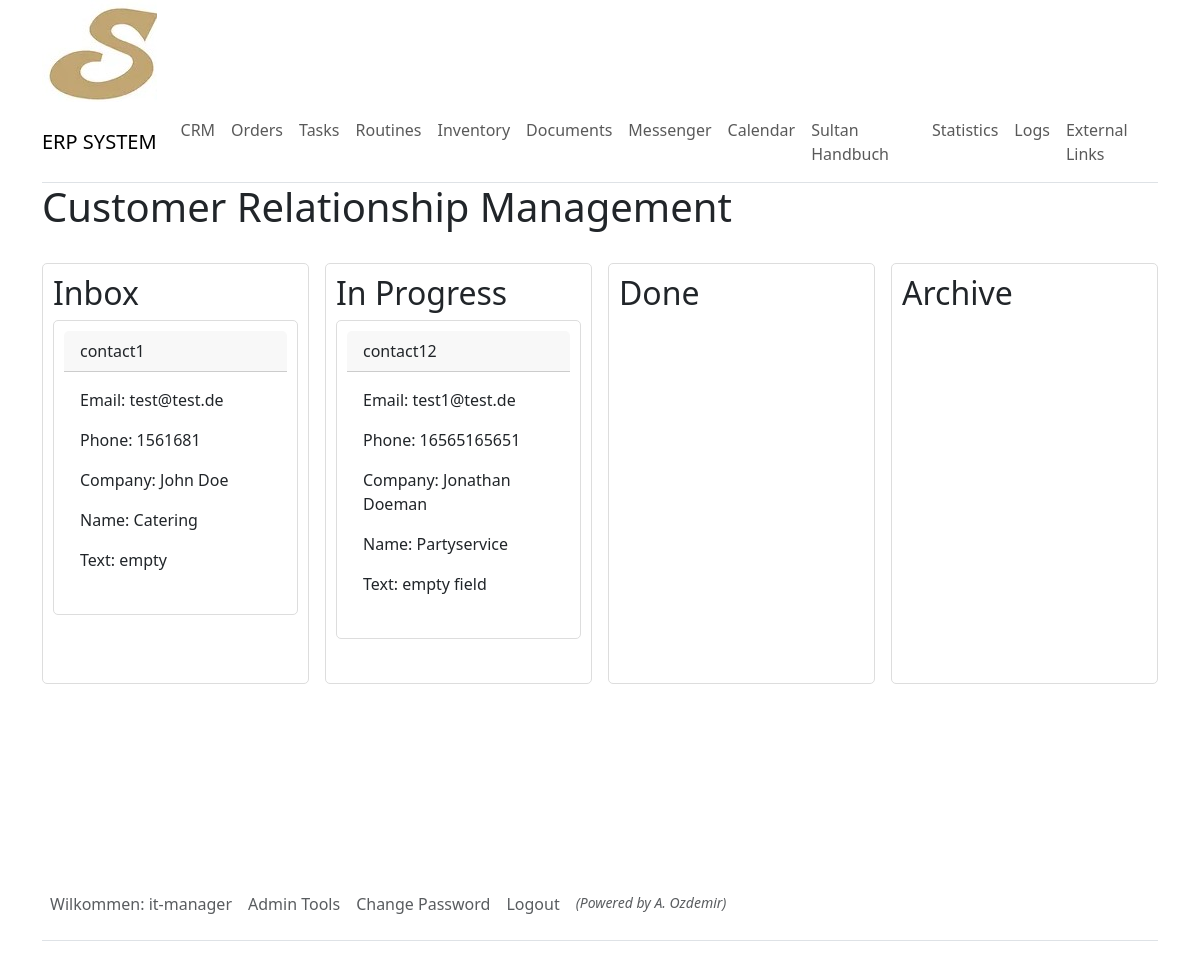
Screenshot of /crm/ (signed in) with the database file from the repository.
### sultanerp/models.py (models this page shows, shortened)
class DynamicText(models.Model):
    title = models.CharField(max_length=255)
    text = models.TextField()

class WebhookData(models.Model):
    id = models.AutoField(primary_key=True)
    email = models.EmailField()
    phone = models.CharField(max_length=20)
    field1 = models.CharField(max_length=255)
    field2 = models.CharField(max_length=255)
    field3 = models.CharField(max_length=255)
    field4 = models.CharField(max_length=255, default='')
    form_name = models.CharField(max_length=25)
    status = models.CharField(max_length=100, default="Inbox")

class User(AbstractUser):
    first_name = models.CharField(max_length=255)
    last_name = models.CharField(max_length=255)
    personal_nr = models.IntegerField(null=True, blank=True)
    is_active = models.BooleanField(default=True)
    branch = models.ForeignKey(
        Store, on_delete=models.CASCADE, related_name="users", null=True, blank=True)
    user_level = models.ForeignKey(
        Roles, on_delete=models.CASCADE, related_name="users", null=True, blank=True)

### sultanerp/views.py (the view)
# urls.py: path('crm/', views.crm_view, name='crm_view'),
@csrf_exempt
@login_required
def crm_view(request):
    inbox_items = WebhookData.objects.filter(status="Inbox")
    in_progress_items = WebhookData.objects.filter(status="In Progress")
    done_items = WebhookData.objects.filter(status="Done")
    archive_items = WebhookData.objects.filter(status="Archive")
    context = {
        "inbox_items": inbox_items,
        "in_progress_items": in_progress_items,
        "done_items": done_items,
        "archive_items": archive_items,
    }
    return render(request, "crm/crm.html", context)

### sultanerp/utilities/context_processors.py (called while the page is built)
def dynamic_text_processor(request):
    dynamic_texts_objects = DynamicText.objects.all()
    dynamic_texts_dict = {dt.title: dt for dt in dynamic_texts_objects}
    return {'dynamic_texts': dynamic_texts_dict}

### sultanerp/templates/crm/crm.html (shortened to what this page needs)
{% extends "crm/_cardbase.html" %}
{% block content %}
{% include "navbar.html" %}
<h1>Customer Relationship Management</h1>
<br>
<div class="kanban-board">
    <div class="kanban-column" data-status="Inbox">
        <h2>Inbox</h2>
        {% include "crm/crm_cardset.html" with notices=inbox_items %}
    </div>
    <div class="kanban-column" data-status="In Progress">
        <h2>In Progress</h2>
        {% include "crm/crm_cardset.html" with notices=in_progress_items %}
    </div>
    <div class="kanban-column" data-status="Done">
        <h2>Done</h2>
    </div>
    <div class="kanban-column" data-status="Archive">
        <h2>Archive</h2>
    </div>
</div>
{% endblock %}

### sultanerp/templates/navbar.html (shortened to what this page needs)
<nav class="navbar navbar-expand-lg navbar-light bg-white border-bottom py-2">
  <a class="navbar-brand font-weight-bold" href="{% url 'dashboard' %}">ERP SYSTEM</a>
  <div class="collapse navbar-collapse" id="navbarNav">
    <ul class="navbar-nav">
      <li class="nav-item active">
        <a class="nav-link" href="{% url 'crm_view' %}">CRM</a>
      </li>
      <li class="nav-item">
        <a class="nav-link" href="{% url 'orders_view' %}">{{dynamic_texts.orders.text}}</a>
      </li>
      <li class="nav-item">
        <a class="nav-link" href="{% url 'task_list' %}">{{dynamic_texts.tasks.text}}</a>
      </li>
      <li class="nav-item">
        <a class="nav-link" href="{% url 'routine_list' %}">{{dynamic_texts.routines.text}}</a>
      </li>
      <li class="nav-item">
        <a class="nav-link" href="{% url 'inventory' %}">{{dynamic_texts.inventory.text}}</a>
      </li>
      <li class="nav-item">
        <a class="nav-link" href="{% url 'documents' %}">{{dynamic_texts.documents.text}}</a>
      </li>
      <li class="nav-item">
        <a class="nav-link" href="{% url 'messenger' %}">{{dynamic_texts.messenger.text}}</a>
      </li>
      <li class="nav-item">
        <a class="nav-link" href="{% url 'calendar' %}">{{dynamic_texts.calendar.text}}</a>
      </li>
      <li class="nav-item border-right">
        <a class="nav-link" href="{% url 'wiki_index' %}">{{dynamic_texts.handbook.text}}</a>
      </li>
      {% if user.is_staff %}
      <li class="nav-item">
        <a class="nav-link" href="{% url 'statistics' %}">{{dynamic_texts.statistics.text}}</a>
      </li>
      <li class="nav-item">
        <a class="nav-link" href="{% url 'logs' %}">{{dynamic_texts.logs.text}}</a>
      </li>
      {% endif %}
      {% if user.user_level.hierarchy < 5 %}
      <li class="nav-item">
        <a class="nav-link" href="{% url 'external_links' %}">{{dynamic_texts.external_links.text}}</a>
      </li>
      {% endif %}
    </ul>
  </div>
</nav>

### sultanerp/templates/crm/crm_cardset.html (shortened to what this page needs)
{% for notice in notices %}
    <div class="card draggable" data-id="{{ notice.id }}"
    style="border: 1px solid #ddd;
      border-radius: 5px;
      padding: 10px;
      margin-bottom: 10px;
      cursor: pointer;">
        <div class="card-header">
            {{ notice.form_name }}{{ notice.id }}
        </div>
        <div class="card-body">
            <p>Email: {{ notice.email }}</p>
            <p>Phone: {{ notice.phone }}</p>
            <p>Company: {{ notice.field1 }}</p>
            <p>Name: {{ notice.field3 }}</p>
            <p>Text: {{ notice.field4 }}</p>
        </div>
    </div>
    <br>
    {% endfor %}

### sultanerp/templates/_footer.html
{% if user.is_authenticated %}
<div class="container">
    <div style="min-height: 10em;"></div>
    <footer class="py-3 my-4">
        <ul class="nav border-bottom pb-3 mb-3">
            {% if user.is_authenticated %}
                <li class="nav-item">
                    <a class="nav-link px-2 text-muted">{{dynamic_texts.welcome.text}}: {{user.username}}</a>
                </li>
        {% if user.user_level.role == 'admin' %}
                <li class="nav-item">
                    <a class="nav-link px-2 text-muted" href="{% url 'admin_tools' %}">Admin Tools</a>
                </li>
        {% endif %}
                <li class="nav-item">
                    <a class="nav-link px-2 text-muted" href="{% url 'password_change' %}">Change Password</a>
                </li>
                <li class="nav-item">
                    <a class="nav-link px-2 text-muted" href="{% url 'logout' %}">Logout</a>
                </li>
                <li>
                    <a class="nav-link px-2 text-muted" style="font-style: italic;"><small>(Powered by A. Ozdemir)</small</a>
                </li>
            {% else %}
                <li class="nav-item">
                    <a class="nav-link px-2 text-muted" href="{% url 'tools' %}">Login</a>
                </li>
            {% endif %}
        </ul>
    </footer>
</div>
{% endif%}

### sultanerp/templates/crm/_cardbase.html (style rules this page uses)
.kanban-board { display: flex; gap: 16px; }
.kanban-column { width: 25%; border: 1px solid #ddd; border-radius: 5px; padding: 10px; }

### rows the page displays
DynamicText: orders.text "Orders"
DynamicText: tasks.text "Tasks"
DynamicText: routines.text "Routines"
DynamicText: inventory.text "Inventory"
DynamicText: documents.text "Documents"
DynamicText: messenger.text "Messenger"
DynamicText: calendar.text "Calendar"
DynamicText: handbook.text "Sultan Handbuch"
DynamicText: statistics.text "Statistics"
DynamicText: logs.text "Logs"
DynamicText: external_links.text "External Links"
WebhookData: form_name "contact", id "1", email "test@test.de", phone "1561681", field1 "John Doe", field3 "Catering", field4 "empty"
WebhookData: form_name "contact1", id "2", email "test1@test.de", phone "16565165651", field1 "Jonathan Doeman", field3 "Partyservice", field4 "empty field"
DynamicText: welcome.text "Wilkommen"
User: username "it-manager"
